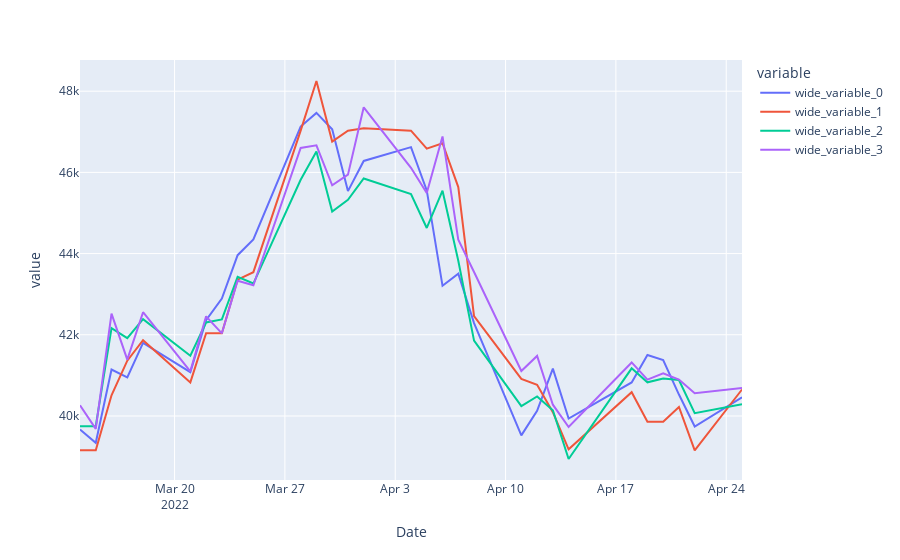

Notebook cell for this chart:
### Code cell
rf_10 = RandomForestRegressor(random_state=10,criterion='mae', max_depth=5, max_features='sqrt', n_estimators=10)
rf_20 = RandomForestRegressor(random_state=10,criterion='mae', max_depth=5, max_features='sqrt',n_estimators=20)
rf_30 = RandomForestRegressor(random_state=10,criterion='mae', max_depth=5,max_features='sqrt', n_estimators=30)
df = pd.DataFrame(columns = ['MAE', 'MSE', 'R2'], index = ['10','20', '30'])
show_results(df, X_train_cv, X_test_cv, y_train_cv, y_test_cv,rf_10, rf_20,rf_30)
